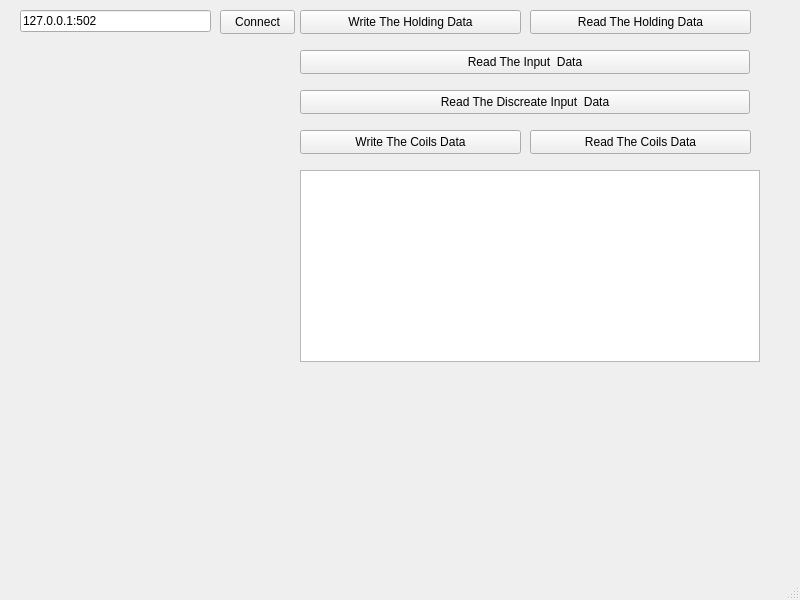
<?xml version="1.0" encoding="UTF-8"?>
<ui version="4.0">
 <class>MainWindow</class>
 <widget class="QMainWindow" name="MainWindow">
  <property name="geometry">
   <rect>
    <x>0</x>
    <y>0</y>
    <width>800</width>
    <height>600</height>
   </rect>
  </property>
  <property name="windowTitle">
   <string>MainWindow</string>
  </property>
  <widget class="QWidget" name="centralwidget">
   <widget class="QLineEdit" name="lineEdit_Port_Host">
    <property name="geometry">
     <rect>
      <x>20</x>
      <y>10</y>
      <width>191</width>
      <height>22</height>
     </rect>
    </property>
    <property name="text">
     <string>127.0.0.1:502</string>
    </property>
   </widget>
   <widget class="QPushButton" name="pushButton_Connect">
    <property name="geometry">
     <rect>
      <x>220</x>
      <y>10</y>
      <width>75</width>
      <height>24</height>
     </rect>
    </property>
    <property name="text">
     <string>Connect</string>
    </property>
   </widget>
   <widget class="QPushButton" name="pushButton_Write">
    <property name="geometry">
     <rect>
      <x>300</x>
      <y>10</y>
      <width>221</width>
      <height>24</height>
     </rect>
    </property>
    <property name="text">
     <string>Write The Holding Data</string>
    </property>
   </widget>
   <widget class="QPushButton" name="pushButton_Read">
    <property name="geometry">
     <rect>
      <x>530</x>
      <y>10</y>
      <width>221</width>
      <height>24</height>
     </rect>
    </property>
    <property name="text">
     <string>Read The Holding Data</string>
    </property>
   </widget>
   <widget class="QListWidget" name="listWidget_Holding_Data">
    <property name="geometry">
     <rect>
      <x>300</x>
      <y>170</y>
      <width>460</width>
      <height>192</height>
     </rect>
    </property>
   </widget>
   <widget class="QPushButton" name="pushButton_Read_Input">
    <property name="geometry">
     <rect>
      <x>300</x>
      <y>50</y>
      <width>450</width>
      <height>24</height>
     </rect>
    </property>
    <property name="text">
     <string>Read The Input  Data</string>
    </property>
   </widget>
   <widget class="QPushButton" name="pushButton_Read_Input_Discreate">
    <property name="geometry">
     <rect>
      <x>300</x>
      <y>90</y>
      <width>450</width>
      <height>24</height>
     </rect>
    </property>
    <property name="text">
     <string>Read The Discreate Input  Data</string>
    </property>
   </widget>
   <widget class="QPushButton" name="pushButton_Write_Coils">
    <property name="geometry">
     <rect>
      <x>300</x>
      <y>130</y>
      <width>221</width>
      <height>24</height>
     </rect>
    </property>
    <property name="text">
     <string>Write The Coils Data</string>
    </property>
   </widget>
   <widget class="QPushButton" name="pushButton_Read_Coils">
    <property name="geometry">
     <rect>
      <x>530</x>
      <y>130</y>
      <width>221</width>
      <height>24</height>
     </rect>
    </property>
    <property name="text">
     <string>Read The Coils Data</string>
    </property>
   </widget>
  </widget>
  <widget class="QMenuBar" name="menubar">
   <property name="geometry">
    <rect>
     <x>0</x>
     <y>0</y>
     <width>800</width>
     <height>22</height>
    </rect>
   </property>
  </widget>
  <widget class="QStatusBar" name="statusbar"/>
 </widget>
 <resources/>
 <connections/>
</ui>
